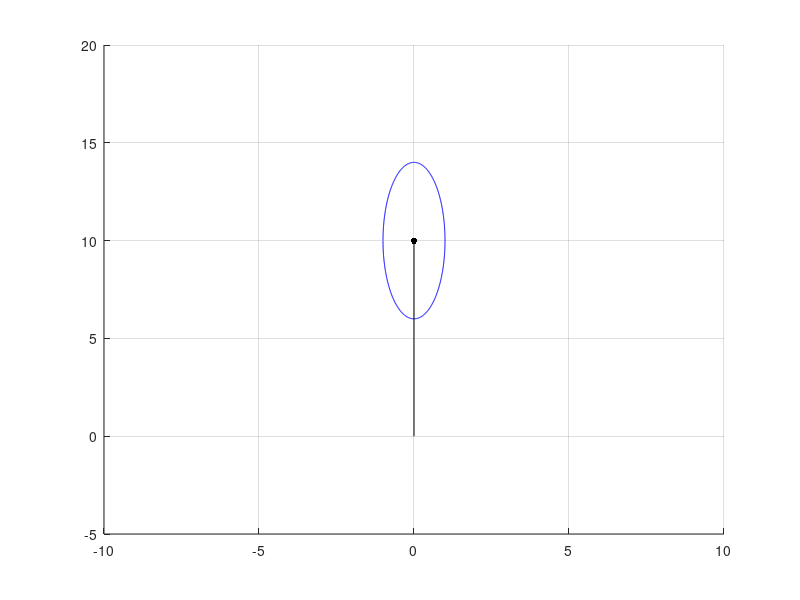

Write the MATLAB code that produced this figure. (Note: this script raises an error after producing the figure.)
clear;
clc;
close;
hold on
a=1; % horizontal radius
b=4; % vertical radius
x0=0; % x0,y0 ellipse centre coordinates
z0=10;
plot(x0,z0,'k.','Markersize',15);
t=-pi:0.01:pi;
x=x0+a*cos(t);
z=z0+b*sin(t);
plot(x,z,'b');
axis([-10, 10, -5, 20]);
xpend(1) = 0;
zpend(1) = 0;
xpend(2) = x0;
zpend(2) = z0;
plot(xpend,zpend,'black','Markersize',2);
grid on



    A_zmpconstrwithcam = [Pzmp, -mapping(:,2:end), zeros(C, C+F), ...
        Pzmp, zeros(C,C); zeros(C, C+F), Pzmp, -mapping(:,2:end), ...
        zeros(C,C), Pzmp; -Pzmp, mapping(:,2:end), zeros(C, C+F), ...
        -Pzmp, zeros(C, C); zeros(C, C+F), -Pzmp, mapping(:,2:end), ...
        zeros(C, C), -Pzmp];
    
    b_zmpconstrwithcam = [pzmp * (- xz + wx/2 + xz_cam_max-xz_cam) + mapping(:,1) * current_xfs; ...
        pzmp * (- yz + wy/2 + yz_cam_max - yz_cam) + mapping(:,1) * current_yfs; ...
        - pzmp * (- xz - wx/2 - xz_cam_max - xz_cam) - mapping(:,1) * current_xfs; ...
        - pzmp * (- yz - wy/2 - yz_cam_max - yz_cam) - mapping(:,1) * current_yfs];

